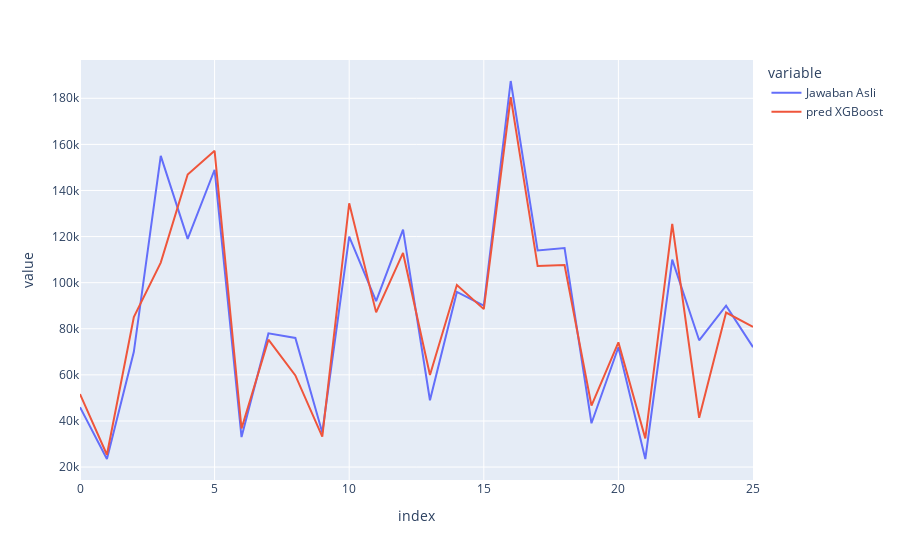

Notebook code cell kept with this figure:
### Markdown cell above
PRED XGBOOST

### Code cell
import plotly.express as px
fig=px.line(df_result[['Jawaban Asli','pred XGBoost']])
fig.show()
print ("Score R2 dari model XGBoost: ", r2XGB)

### Figure 1 — Plotly figure (JSON) as saved in the notebook; plotly's stock layout.template omitted (floating-point values rounded to 4 significant figures)
{"data": [{"hovertemplate": "variable=Jawaban Asli<br>index=%{x}<br>value=%{y}<extra></extra>", "legendgroup": "Jawaban Asli", "line": {"color": "#636efa", "dash": "solid"}, "marker": {"symbol": "circle"}, "mode": "lines", "name": "Jawaban Asli", "orientation": "v", "showlegend": true, "type": "scatter", "x": [0, 1, 2, 3, 4, 5, 6, 7, 8, 9, 10, 11, 12, 13, 14, 15, 16, 17, 18, 19, 20, 21, 22, 23, 24, 25], "xaxis": "x", "y": [46000, 23500, 70000, 155000, 119000, 149000, 33000, 78000, 76000, 35000, 120000, 92000, 123000, 49000, 96000, 90000, 187500, 114000, 115000, 39000, 72000, 23500, 110000, 75000, 90000, 72000], "yaxis": "y"}, {"hovertemplate": "variable=pred XGBoost<br>index=%{x}<br>value=%{y}<extra></extra>", "legendgroup": "pred XGBoost", "line": {"color": "#EF553B", "dash": "solid"}, "marker": {"symbol": "circle"}, "mode": "lines", "name": "pred XGBoost", "orientation": "v", "showlegend": true, "type": "scatter", "x": [0, 1, 2, 3, 4, 5, 6, 7, 8, 9, 10, 11, 12, 13, 14, 15, 16, 17, 18, 19, 20, 21, 22, 23, 24, 25], "xaxis": "x", "y": [51660.0, 25340.0, 85080.0, 108700.0, 147000.0, 157200.0, 36740.0, 75260.0, 59770.0, 33250.0, 134500.0, 87110.0, 112900.0, 59920.0, 98990.0, 88530.0, 180500.0, 107200.0, 107600.0, 46680.0, 74100.0, 32420.0, 125500.0, 41400.0, 87050.0, 80820.0], "yaxis": "y"}], "layout": {"legend": {"title": {"text": "variable"}, "tracegroupgap": 0}, "margin": {"t": 60}, "xaxis": {"anchor": "y", "domain": [0, 1], "title": {"text": "index"}}, "yaxis": {"anchor": "x", "domain": [0, 1], "title": {"text": "value"}}}}
